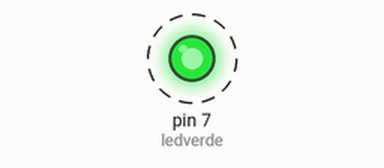
This sketch was run on a simulated Arduino Uno, built with avr-gcc and run on an emulated ATmega328P. Shown: output pins drawn as LEDs (lit = HIGH). Dashed ring = blinking.

Above: at 0.5 s.
Timing chart, 0 to 4.6 s (numbered marks = the images above):
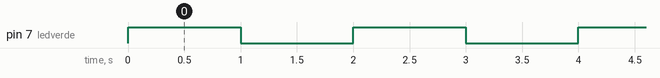

The sketch:

exemplo_somente_led.ino
```cpp
// exemplo de acender e apagar um led

const int ledverde = 7;

void setup() {
pinMode(ledverde,OUTPUT);
}

void loop() {
digitalWrite(ledverde,HIGH);
delay(1000);
digitalWrite(ledverde,LOW);
delay(1000);
}
```

Measured:
- by itself, pin 7 (ledverde): alternates HIGH for 1.0 s and LOW for 1.0 s
